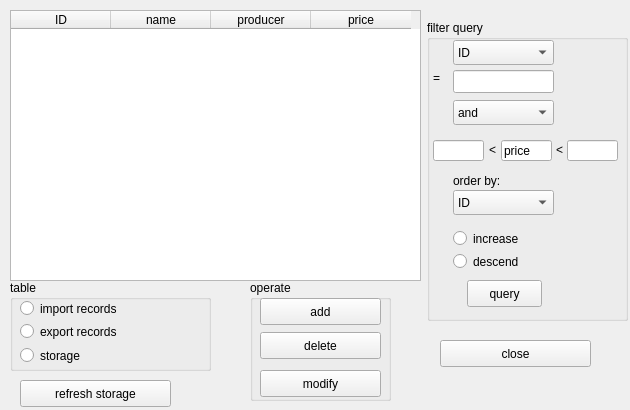
<ui version="4.0" >
 <class>Form</class>
 <widget class="QWidget" name="Form" >
  <property name="geometry" >
   <rect>
    <x>0</x>
    <y>0</y>
    <width>630</width>
    <height>410</height>
   </rect>
  </property>
  <property name="windowTitle" >
   <string>Database Management System</string>
  </property>
  <widget class="QTableWidget" name="tableWidget" >
   <property name="geometry" >
    <rect>
     <x>10</x>
     <y>10</y>
     <width>411</width>
     <height>271</height>
    </rect>
   </property>
   <column>
    <property name="text" >
     <string>ID</string>
    </property>
   </column>
   <column>
    <property name="text" >
     <string>name</string>
    </property>
   </column>
   <column>
    <property name="text" >
     <string>producer</string>
    </property>
   </column>
   <column>
    <property name="text" >
     <string>price</string>
    </property>
   </column>
  </widget>
  <widget class="QPushButton" name="refreshStorageButton" >
   <property name="geometry" >
    <rect>
     <x>20</x>
     <y>380</y>
     <width>151</width>
     <height>27</height>
    </rect>
   </property>
   <property name="text" >
    <string>refresh storage</string>
   </property>
  </widget>
  <widget class="QGroupBox" name="tablegroupBox" >
   <property name="geometry" >
    <rect>
     <x>10</x>
     <y>280</y>
     <width>201</width>
     <height>91</height>
    </rect>
   </property>
   <property name="title" >
    <string>table</string>
   </property>
   <widget class="QRadioButton" name="importRecordradioButton" >
    <property name="geometry" >
     <rect>
      <x>10</x>
      <y>17</y>
      <width>131</width>
      <height>23</height>
     </rect>
    </property>
    <property name="text" >
     <string>import records</string>
    </property>
   </widget>
   <widget class="QRadioButton" name="exportRecordradioButton" >
    <property name="geometry" >
     <rect>
      <x>10</x>
      <y>40</y>
      <width>151</width>
      <height>23</height>
     </rect>
    </property>
    <property name="text" >
     <string>export records</string>
    </property>
   </widget>
   <widget class="QRadioButton" name="storageradioButton" >
    <property name="geometry" >
     <rect>
      <x>10</x>
      <y>64</y>
      <width>151</width>
      <height>23</height>
     </rect>
    </property>
    <property name="text" >
     <string>storage</string>
    </property>
   </widget>
  </widget>
  <widget class="QGroupBox" name="filterquerygroupBox" >
   <property name="geometry" >
    <rect>
     <x>427</x>
     <y>20</y>
     <width>201</width>
     <height>301</height>
    </rect>
   </property>
   <property name="title" >
    <string>filter query</string>
   </property>
   <widget class="QComboBox" name="columncomboBox" >
    <property name="geometry" >
     <rect>
      <x>26</x>
      <y>20</y>
      <width>101</width>
      <height>25</height>
     </rect>
    </property>
    <item>
     <property name="text" >
      <string>ID</string>
     </property>
    </item>
    <item>
     <property name="text" >
      <string>name</string>
     </property>
    </item>
    <item>
     <property name="text" >
      <string>producer</string>
     </property>
    </item>
   </widget>
   <widget class="QLabel" name="orderlabel" >
    <property name="geometry" >
     <rect>
      <x>26</x>
      <y>150</y>
      <width>61</width>
      <height>21</height>
     </rect>
    </property>
    <property name="text" >
     <string>order by:</string>
    </property>
   </widget>
   <widget class="QLabel" name="label" >
    <property name="geometry" >
     <rect>
      <x>6</x>
      <y>50</y>
      <width>16</width>
      <height>16</height>
     </rect>
    </property>
    <property name="text" >
     <string>=</string>
    </property>
   </widget>
   <widget class="QLineEdit" name="pricelineEdit" >
    <property name="geometry" >
     <rect>
      <x>74</x>
      <y>120</y>
      <width>51</width>
      <height>21</height>
     </rect>
    </property>
    <property name="text" >
     <string>price</string>
    </property>
   </widget>
   <widget class="QRadioButton" name="increaseradioButton" >
    <property name="enabled" >
     <bool>true</bool>
    </property>
    <property name="geometry" >
     <rect>
      <x>26</x>
      <y>207</y>
      <width>92</width>
      <height>23</height>
     </rect>
    </property>
    <property name="text" >
     <string>increase</string>
    </property>
   </widget>
   <widget class="QComboBox" name="andorcomboBox" >
    <property name="geometry" >
     <rect>
      <x>26</x>
      <y>80</y>
      <width>101</width>
      <height>25</height>
     </rect>
    </property>
    <item>
     <property name="text" >
      <string>and</string>
     </property>
    </item>
    <item>
     <property name="text" >
      <string>or</string>
     </property>
    </item>
   </widget>
   <widget class="QComboBox" name="columncomboBox2" >
    <property name="geometry" >
     <rect>
      <x>26</x>
      <y>170</y>
      <width>101</width>
      <height>25</height>
     </rect>
    </property>
    <item>
     <property name="text" >
      <string>ID</string>
     </property>
    </item>
    <item>
     <property name="text" >
      <string>name</string>
     </property>
    </item>
    <item>
     <property name="text" >
      <string>producer</string>
     </property>
    </item>
    <item>
     <property name="text" >
      <string>price</string>
     </property>
    </item>
   </widget>
   <widget class="QLabel" name="biglabel" >
    <property name="geometry" >
     <rect>
      <x>129</x>
      <y>122</y>
      <width>16</width>
      <height>16</height>
     </rect>
    </property>
    <property name="text" >
     <string>&lt;</string>
    </property>
   </widget>
   <widget class="QLabel" name="littlelabel" >
    <property name="geometry" >
     <rect>
      <x>62</x>
      <y>122</y>
      <width>16</width>
      <height>16</height>
     </rect>
    </property>
    <property name="text" >
     <string>&lt;</string>
    </property>
   </widget>
   <widget class="QRadioButton" name="descendradioButton" >
    <property name="geometry" >
     <rect>
      <x>26</x>
      <y>230</y>
      <width>92</width>
      <height>23</height>
     </rect>
    </property>
    <property name="text" >
     <string>descend</string>
    </property>
   </widget>
   <widget class="QLineEdit" name="biglineEdit" >
    <property name="geometry" >
     <rect>
      <x>140</x>
      <y>120</y>
      <width>51</width>
      <height>21</height>
     </rect>
    </property>
   </widget>
   <widget class="QPushButton" name="querypushButton" >
    <property name="geometry" >
     <rect>
      <x>40</x>
      <y>260</y>
      <width>75</width>
      <height>27</height>
     </rect>
    </property>
    <property name="text" >
     <string>query</string>
    </property>
   </widget>
   <widget class="QLineEdit" name="littlelineEdit" >
    <property name="geometry" >
     <rect>
      <x>6</x>
      <y>120</y>
      <width>51</width>
      <height>21</height>
     </rect>
    </property>
   </widget>
   <widget class="QLineEdit" name="textlineEdit" >
    <property name="geometry" >
     <rect>
      <x>26</x>
      <y>50</y>
      <width>101</width>
      <height>23</height>
     </rect>
    </property>
   </widget>
  </widget>
  <widget class="QPushButton" name="closepushButton" >
   <property name="geometry" >
    <rect>
     <x>440</x>
     <y>340</y>
     <width>151</width>
     <height>27</height>
    </rect>
   </property>
   <property name="text" >
    <string>close</string>
   </property>
  </widget>
  <widget class="QGroupBox" name="operategroupBox" >
   <property name="geometry" >
    <rect>
     <x>250</x>
     <y>280</y>
     <width>141</width>
     <height>121</height>
    </rect>
   </property>
   <property name="title" >
    <string>operate</string>
   </property>
   <widget class="QPushButton" name="addpushButton" >
    <property name="geometry" >
     <rect>
      <x>10</x>
      <y>18</y>
      <width>121</width>
      <height>27</height>
     </rect>
    </property>
    <property name="text" >
     <string>add</string>
    </property>
   </widget>
   <widget class="QPushButton" name="deletepushButton" >
    <property name="geometry" >
     <rect>
      <x>10</x>
      <y>52</y>
      <width>121</width>
      <height>27</height>
     </rect>
    </property>
    <property name="text" >
     <string>delete</string>
    </property>
   </widget>
   <widget class="QPushButton" name="modifypushButton" >
    <property name="geometry" >
     <rect>
      <x>10</x>
      <y>90</y>
      <width>121</width>
      <height>27</height>
     </rect>
    </property>
    <property name="text" >
     <string>modify</string>
    </property>
   </widget>
  </widget>
 </widget>
 <tabstops>
  <tabstop>refreshStorageButton</tabstop>
  <tabstop>tableWidget</tabstop>
 </tabstops>
 <resources/>
 <connections>
  <connection>
   <sender>closepushButton</sender>
   <signal>clicked()</signal>
   <receiver>Form</receiver>
   <slot>close()</slot>
   <hints>
    <hint type="sourcelabel" >
     <x>310</x>
     <y>357</y>
    </hint>
    <hint type="destinationlabel" >
     <x>372</x>
     <y>361</y>
    </hint>
   </hints>
  </connection>
 </connections>
</ui>
